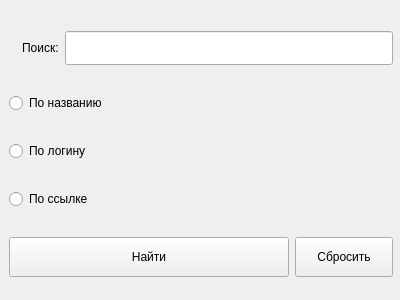
<?xml version="1.0" encoding="UTF-8"?>
<ui version="4.0">
 <class>Dialog</class>
 <widget class="QDialog" name="Dialog">
  <property name="geometry">
   <rect>
    <x>0</x>
    <y>0</y>
    <width>400</width>
    <height>300</height>
   </rect>
  </property>
  <property name="minimumSize">
   <size>
    <width>400</width>
    <height>300</height>
   </size>
  </property>
  <property name="maximumSize">
   <size>
    <width>400</width>
    <height>300</height>
   </size>
  </property>
  <property name="windowTitle">
   <string>Поиск</string>
  </property>
  <property name="windowIcon">
   <iconset resource="res.qrc">
    <normaloff>:/icons/icons/logo.svg</normaloff>:/icons/icons/logo.svg</iconset>
  </property>
  <widget class="QWidget" name="verticalLayoutWidget">
   <property name="geometry">
    <rect>
     <x>9</x>
     <y>9</y>
     <width>384</width>
     <height>291</height>
    </rect>
   </property>
   <layout class="QVBoxLayout" name="verticalLayout">
    <item>
     <layout class="QHBoxLayout" name="horizontalLayout">
      <item>
       <widget class="QLabel" name="label">
        <property name="text">
         <string/>
        </property>
       </widget>
      </item>
      <item>
       <widget class="QLabel" name="label_2">
        <property name="text">
         <string>Поиск:</string>
        </property>
       </widget>
      </item>
      <item>
       <widget class="QLineEdit" name="search_field">
        <property name="minimumSize">
         <size>
          <width>0</width>
          <height>34</height>
         </size>
        </property>
       </widget>
      </item>
     </layout>
    </item>
    <item>
     <widget class="QRadioButton" name="radio_button_name">
      <property name="text">
       <string>По названию</string>
      </property>
     </widget>
    </item>
    <item>
     <widget class="QRadioButton" name="radio_button_login">
      <property name="text">
       <string>По логину</string>
      </property>
     </widget>
    </item>
    <item>
     <widget class="QRadioButton" name="radio_button_url">
      <property name="text">
       <string>По ссылке</string>
      </property>
     </widget>
    </item>
    <item>
     <layout class="QHBoxLayout" name="horizontalLayout_2">
      <item>
       <widget class="QPushButton" name="seacrh_button">
        <property name="minimumSize">
         <size>
          <width>280</width>
          <height>40</height>
         </size>
        </property>
        <property name="text">
         <string>Найти</string>
        </property>
        <property name="icon">
         <iconset resource="res.qrc">
          <normaloff>:/icons/icons/search.svg</normaloff>:/icons/icons/search.svg</iconset>
        </property>
        <property name="autoDefault">
         <bool>false</bool>
        </property>
       </widget>
      </item>
      <item>
       <widget class="QPushButton" name="throw_off_button">
        <property name="minimumSize">
         <size>
          <width>0</width>
          <height>40</height>
         </size>
        </property>
        <property name="text">
         <string>Сбросить</string>
        </property>
        <property name="autoDefault">
         <bool>false</bool>
        </property>
       </widget>
      </item>
     </layout>
    </item>
   </layout>
  </widget>
 </widget>
 <resources>
  <include location="res.qrc"/>
 </resources>
 <connections/>
</ui>
